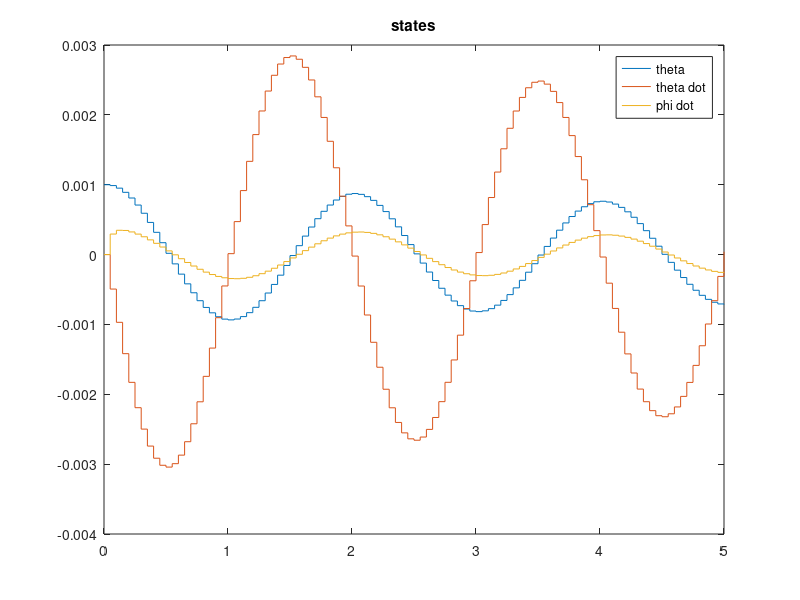
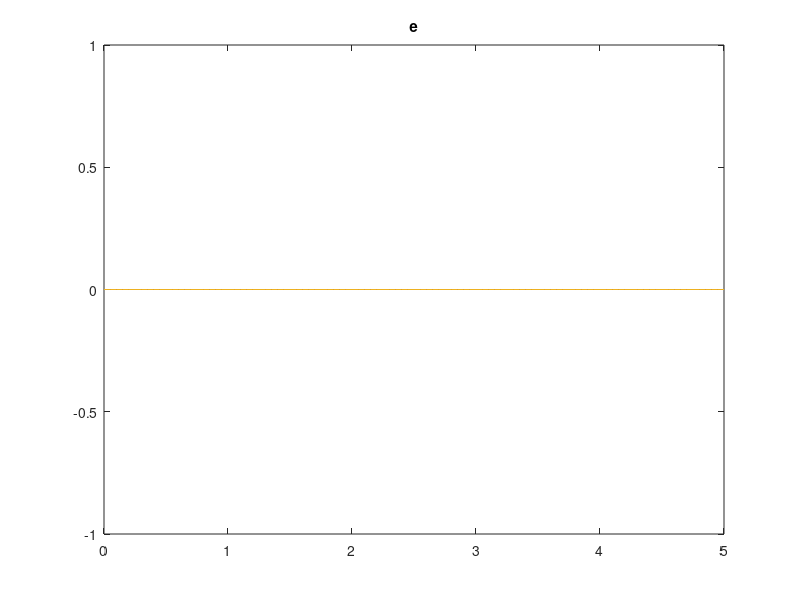

The MATLAB script that drew these images, in order:
clear all
close all
clc

load('reaction_pendulum.mat')
%% LQR

Ts = 0.05;
G_disc = ss(Phi, Gamma, C, D, Ts);
G_cont = ss(A,B,C,D);

% poles_disc = pole(G_disc);

poles_cont = pole(G_cont);

q1 = 100;
q2 = 100; 
q3 = 100;

Q =[q1 0 0;
    0 q2 0;
    0 0 q3];
R = 10000;
K_lqr = dlqr(Phi,Gamma, Q,R);

poles_cont_5 = 5*poles_cont;

p1_obsv = exp(poles_cont_5(1)*Ts);
p2_obsv = exp(-poles_cont_5(2)*Ts);
p3_obsv = exp(poles_cont_5(3)*Ts);

p_obsv = [p1_obsv, p2_obsv, p3_obsv]';

L = place(Phi', C', p_obsv)';
eig(Phi - L*C)
% 
Phi_obsv = [Phi - Gamma*K_lqr Gamma*K_lqr;
            zeros(3,3) Phi-L*C];

% Phi_obsv = Phi - Gamma*K_lqr;
Gamma_obsv = [Gamma;
    zeros(size(Gamma))];

C_obsv = [1 0 0; 0 0 1];
C_obsv = eye(6);

sysObserver = ss(Phi_obsv, Gamma_obsv, C_obsv,[], Ts);

t = 0:Ts:5;
u = zeros(size(t));
y = lsim(sysObserver, u, t, [0.001 0.0 0.0 0.0 0.0 0.0]');

figure(1)
stairs(t, y(:,1))
hold on
stairs(t, y(:,2))
stairs(t, y(:,3))
title('states')
legend('theta', 'theta dot', 'phi dot')
figure(2)
stairs(t, y(:,4))
hold on
stairs(t, y(:,5))
stairs(t, y(:,6))
title('e')